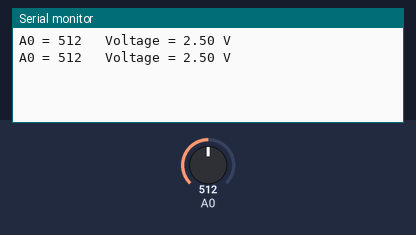
The sketch below on a simulated Arduino Uno, built with avr-gcc and run on an emulated ATmega328P. On the bench: the last lines printed to the serial monitor. The inputs (shaded band) are chosen by the test bench; at power-on: A0 = 512.

Above: at 1.8 s.
1.9 s: A0 set to 716
At 2.9 s:
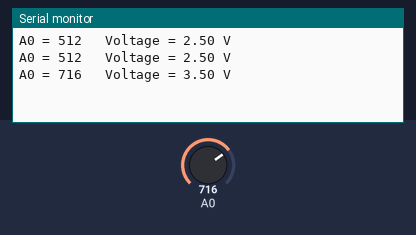
3.4 s: A0 set to 900
At 4.9 s:
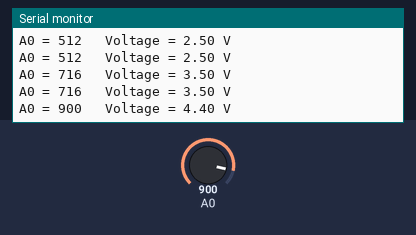
Timing chart, 0 to 6.4 s (numbered marks = the images above; inputs shaded):
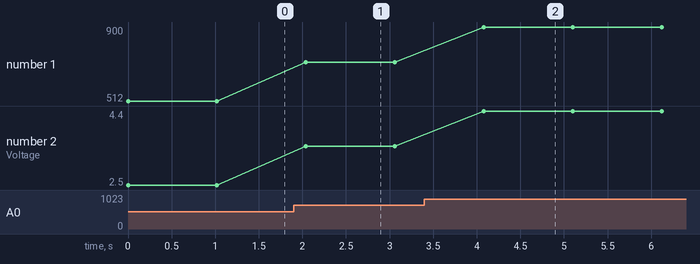

The sketch:

arduino_bluetooth.ino
```cpp
// --------------------------------
// Bluetooth Voltage Monitor
// --------------------------------

// Reads the input voltage using Arduino analog pin A0 and transmits the measured voltage through the HC-05 Bluetooth module

#include <SoftwareSerial.h>

// Arduino pin 10 receives data from HC-05 TXD and Arduino pin 11 sends data to HC-05 RXD
SoftwareSerial bluetooth(10, 11);

// Arduino UNO uses approximately 5 V as the ADC reference
const float referenceVoltage = 5.0;

// Arduino UNO has a 10-bit ADC (2^10 - 1 = 1023).
const int adcMax = 1023;

void setup() {

  // Start communication with the Arduino Serial Monitor
  Serial.begin(9600);

  // Start communication with the HC-05 Bluetooth module
  bluetooth.begin(9600);
}

void loop() {

  // Read the analog voltage connected to A0
  int raw = analogRead(A0);

  // Convert the ADC reading into voltage
  float voltage = raw * (referenceVoltage / adcMax);

  Serial.print("A0 = ");
  Serial.print(raw);

  Serial.print("   Voltage = ");
  Serial.print(voltage, 2);

  Serial.println(" V");

  // Send Voltage Through HC-05
  bluetooth.print("Voltage = ");
  bluetooth.print(voltage, 2);
  bluetooth.println(" V");

  // Wait for 1 second before taking the next reading
  delay(1000);
}
```

Measured:
- after the input at 1.9 s, the serial monitor: prints a new line after 0.14 s (image 1)
- after the input at 3.4 s, the serial monitor: prints a new line after 0.68 s (image 2)
- plotted number 1: 512 → 716 after the input at 1.9 s, 716 → 900 after the input at 3.4 s
- plotted number 2: 2.5 → 3.5 after the input at 1.9 s, 3.5 → 4.4 after the input at 3.4 s
